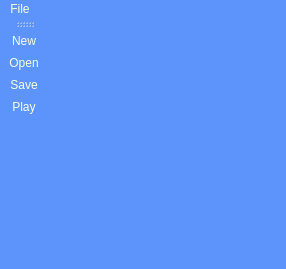
<?xml version="1.0" encoding="UTF-8"?>
<ui version="4.0">
 <class>MainWindow</class>
 <widget class="QMainWindow" name="MainWindow">
  <property name="geometry">
   <rect>
    <x>0</x>
    <y>0</y>
    <width>286</width>
    <height>269</height>
   </rect>
  </property>
  <property name="windowTitle">
   <string>MainWindow</string>
  </property>
  <property name="styleSheet">
   <string notr="true">background:#5C94FC;
color: rgb(249, 255, 219);
border-color: rgb(66, 84, 94);
selection-color: rgb(51, 123, 127);
font: 87 12pt &quot;Arial Black&quot;;
alternate-background-color: rgb(73, 82, 255);</string>
  </property>
  <widget class="QWidget" name="centralWidget"/>
  <widget class="QMenuBar" name="menuBar">
   <property name="geometry">
    <rect>
     <x>0</x>
     <y>0</y>
     <width>286</width>
     <height>28</height>
    </rect>
   </property>
   <widget class="QMenu" name="menuFile">
    <property name="title">
     <string>File</string>
    </property>
    <addaction name="actionNew"/>
    <addaction name="actionOpen"/>
    <addaction name="actionSave"/>
    <addaction name="actionPlay"/>
   </widget>
   <addaction name="menuFile"/>
  </widget>
  <widget class="QToolBar" name="mainToolBar">
   <property name="cursor">
    <cursorShape>PointingHandCursor</cursorShape>
   </property>
   <attribute name="toolBarArea">
    <enum>LeftToolBarArea</enum>
   </attribute>
   <attribute name="toolBarBreak">
    <bool>false</bool>
   </attribute>
   <addaction name="actionNew"/>
   <addaction name="actionOpen"/>
   <addaction name="actionSave"/>
   <addaction name="actionPlay"/>
  </widget>
  <widget class="QStatusBar" name="statusBar"/>
  <action name="actionNew">
   <property name="icon">
    <iconset resource="res.qrc">
     <normaloff>:/img/page.png</normaloff>:/img/page.png</iconset>
   </property>
   <property name="text">
    <string>New</string>
   </property>
   <property name="toolTip">
    <string>Create new file</string>
   </property>
  </action>
  <action name="actionOpen">
   <property name="icon">
    <iconset resource="res.qrc">
     <normaloff>:/img/folder.png</normaloff>:/img/folder.png</iconset>
   </property>
   <property name="text">
    <string>Open</string>
   </property>
   <property name="toolTip">
    <string>Open existing file</string>
   </property>
  </action>
  <action name="actionSave">
   <property name="icon">
    <iconset resource="res.qrc">
     <normaloff>:/img/disk.png</normaloff>:/img/disk.png</iconset>
   </property>
   <property name="text">
    <string>Save</string>
   </property>
   <property name="toolTip">
    <string>Save current file</string>
   </property>
  </action>
  <action name="actionPlay">
   <property name="icon">
    <iconset resource="res.qrc">
     <normaloff>:/img/note.png</normaloff>:/img/note.png</iconset>
   </property>
   <property name="text">
    <string>Play</string>
   </property>
   <property name="toolTip">
    <string>Play mysterious music until you fall asleep</string>
   </property>
  </action>
 </widget>
 <layoutdefault spacing="6" margin="11"/>
 <resources>
  <include location="res.qrc"/>
 </resources>
 <connections/>
</ui>
